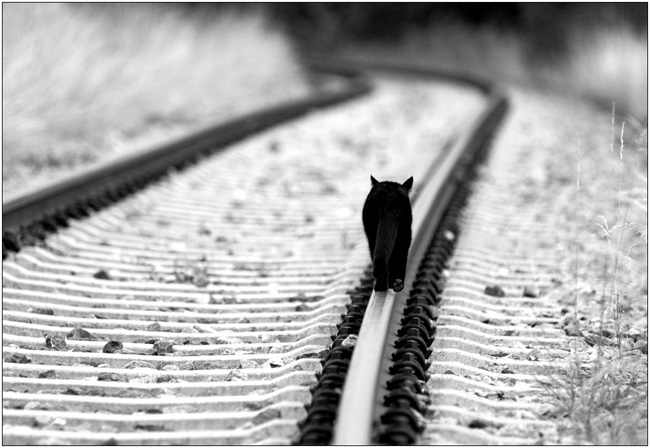
#> input picture kotik.jpg, 650 x 448 px
$ python st.py
#> lines starting #> are read from the running program, lines starting #| are printed output that depends on the picture; after the words box and inside, x2 and y2 are one past the last pixel; in counts of white or black regions, pixels touching at a corner belong together
import numpy as np
import cv2
import matplotlib.pyplot as plt

img =cv2.imread("kotik.jpg")
#> img is the input picture: shape (448, 650, 3); min 0, max 255, mean 172.1
imghsv=cv2.cvtColor(img, cv2.COLOR_BGR2HSV)
#> imghsv: shape (448, 650, 3); mean H, S, V 0, 0, 172.1
th = 150
img1 =imghsv[:,:,2]
msk = img1 > th
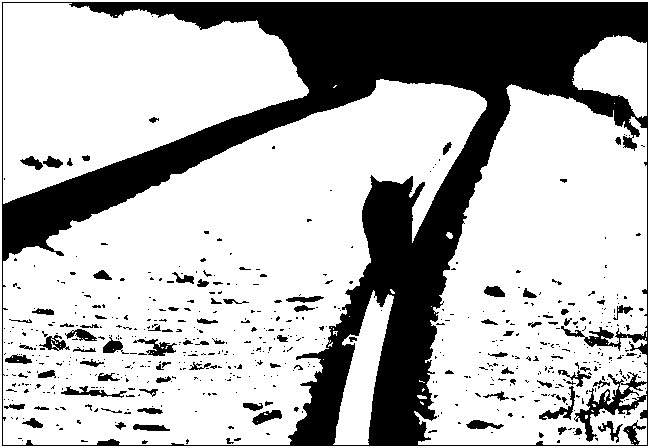
#> msk: shape (448, 650) bool; 71.3% white; 601 black regions (509 under 20 px), largest, box (x1, y1, x2, y2) and area: (2, 2, 648, 446) 74527, (133, 339, 177, 356) 306, (539, 386, 575, 420) 303
msk1 = np.empty(msk.shape, dtype="uint8")
for i in range(msk.shape[0]):
    for j in range(msk.shape[1]):
        if msk[i,j] == True:
            msk1[i,j]=int(1)
        else:
            msk1[i,j]=int(0)
print(msk1)
#> (printed output is left out)
res = cv2.bitwise_and(img, img, mask=msk1)
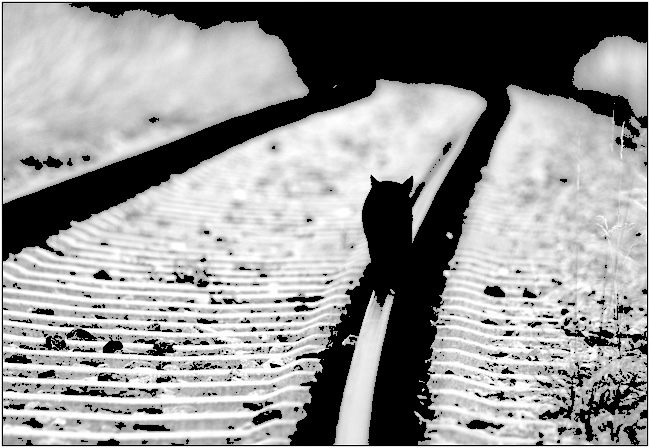
#> res: shape (448, 650, 3); min 0, max 255, mean 150.3
plt.imshow(res)
plt.show()
